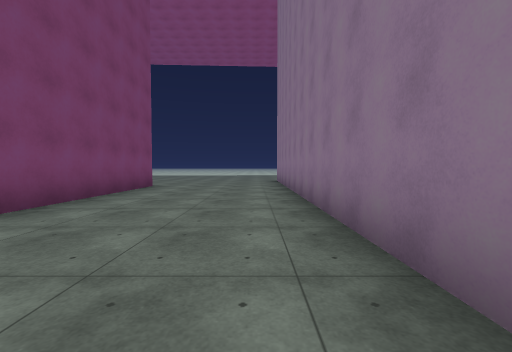
[1] (above)

12 first-person views from a walk through a 3-D level made in the Unity game engine. The camera is 1.3 m above the floor, tilts 2° down and sees 90° across. The floor is counted in squares, 2 m on a side. Each view is taken from the middle of a square. On the plan, view 1 faces up. The plan holds only what a view shows up to about 9 squares ahead; the rest is blank. The place goes on beyond the plan. The player is left out. Surface patterns are stand-ins for the level's own textures.

[2]
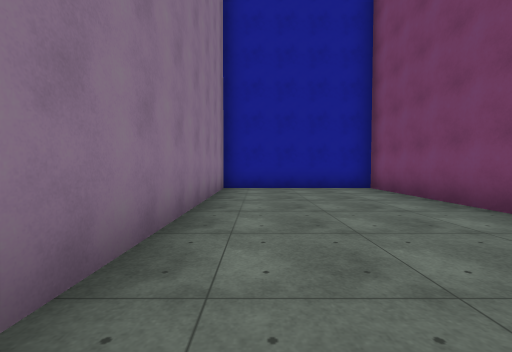

[3]
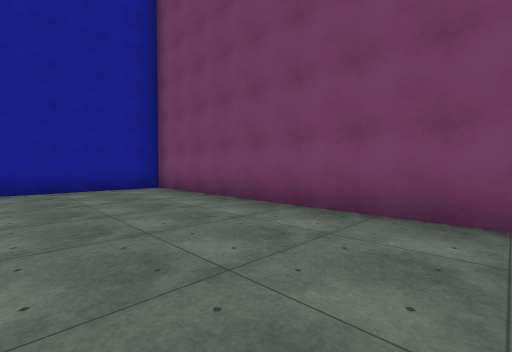

[4]
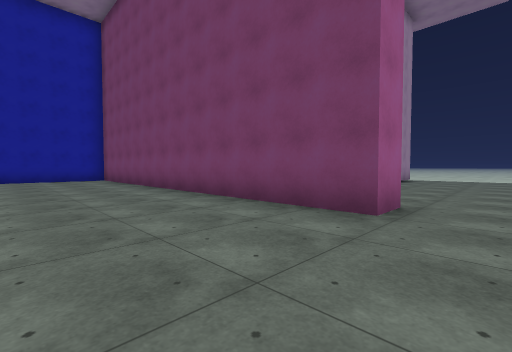

[5]
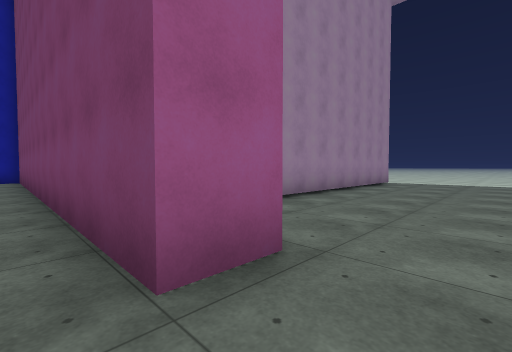

[6]
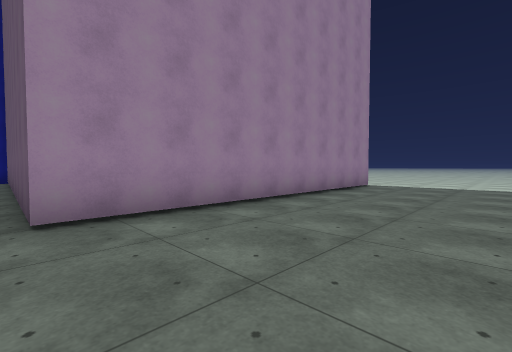

[7]
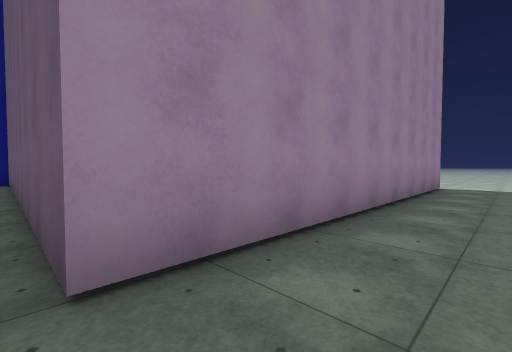

[8]
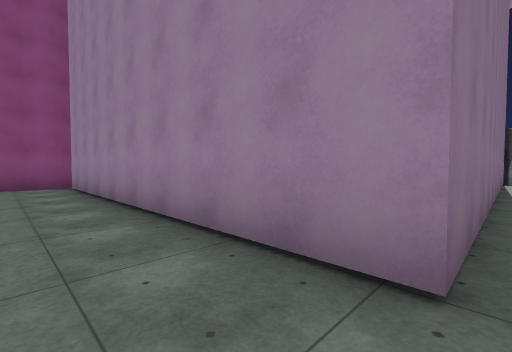

[9]
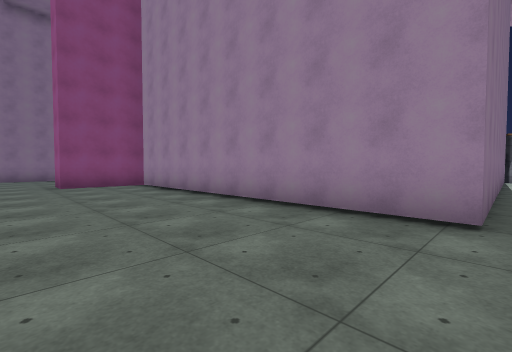

[10]
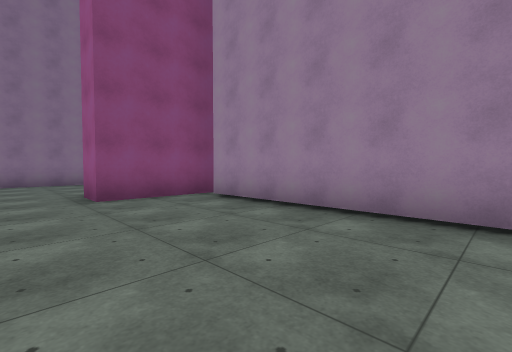

[11]
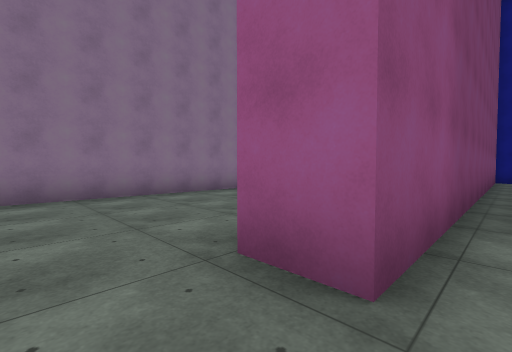

[12]
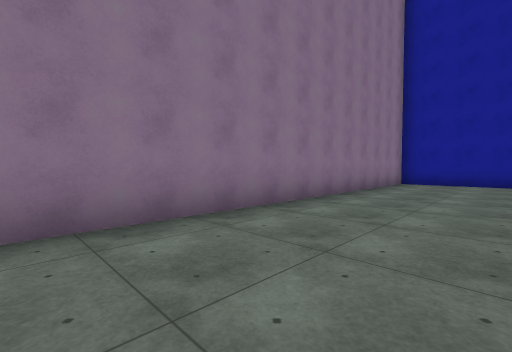

### Floor plan
Points are (right, up) in squares from view 1. A wall is a line through its corners. A room is listed if a view was taken in it or the views show most of it. See-through windows are left out.
Room 1 (views 1, 2, 3, 4, 5, 12)
walls: (-4.5, 8.7) (-3.5, 8.7) (-3.5, -3.9) (1, -3.9) (1, 10.1)
ways out: opening at (-4, 9.5) to room 2
Room 2 (views 6, 7, 8, 9, 10, 11)
walls: (-4.5, -2.1) (-4.5, 8.7); (-13.8, -3.6) (-13.8, 6.6) (-5.2, 6.6) (-5.2, -3.6)
ways out: opening at (-4, 9.5) to room 1

Positions as (right, up) in squares from view 1, and headings:
1: (0, 0), facing up
2: (0, 4), facing down
3: (0, 4), facing down-left
4: (0, 10), facing down-left
5: (-3, 10), facing down-left
6: (-5, 10), facing down-left
7: (-5, 8), facing down-left
8: (-14, 8), facing down-right
9: (-14, 10), facing down-right
10: (-10, 10), facing down-right
11: (-5, 10), facing down-right
12: (-2, 7), facing down-right
